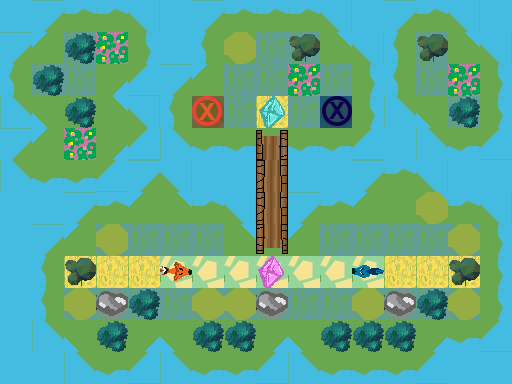

This game map was drawn from its Tiled (.tmx) file and the tilesets committed beside it. A one-line description and the full map source follow:
An orthogonal 16x12 tile map with 32x32 px tiles, 3 tile layers (Ground, Obstacles, Objects), 1 hidden layer not drawn.

<map version="1.0" orientation="orthogonal" renderorder="right-down" width="16" height="12" tilewidth="32" tileheight="32" nextobjectid="1">
 <tileset firstgid="1" name="TilesetPlaceholder" tilewidth="32" tileheight="32" tilecount="240" columns="10">
  <image source="../../../../Tileset.png" width="320" height="768" />
 </tileset>
 <layer name="Ground" width="16" height="12">
  <data encoding="csv">
5,3221225493,1610612747,1610612747,1610612757,5,3221225493,1610612747,1610612747,1610612747,1610612757,5,3221225493,1610612747,1610612757,5,
3221225493,3221225503,7,3,11,5,3221225483,1,7,7,1610612767,1610612757,3221225483,7,1610612767,1610612757,
3221225483,7,7,31,21,3221225493,3221225503,7,7,3,7,11,3221225483,7,3,11,
2684354581,2684354591,1,1610612767,1610612757,3221225483,7,7,2,7,7,11,2684354581,2684354591,7,11,
3221225493,3221225503,3,31,21,2684354581,2684354571,2684354571,3221225486,2684354571,2684354571,21,5,2684354581,2684354571,21,
2684354581,2684354571,2684354571,21,3221225493,1610612757,5,5,4,5,5,3221225493,1610612747,1610612757,5,5,
5,5,3221225493,1610612747,3221225503,1610612767,1610612747,1610612757,4,3221225493,1610612747,3221225503,1,1610612767,1610612747,1610612757,
5,3221225493,3221225503,7,7,7,7,1610612767,14,3221225503,7,7,7,7,7,11,
5,3221225483,2,2,2,8,8,8,8,8,8,8,2,2,2,11,
5,3221225483,7,7,7,7,7,7,7,7,7,7,7,7,7,11,
5,2684354581,2684354591,1,31,2684354591,1,1,31,2684354591,1,1,1,31,2684354571,21,
5,5,2684354581,2684354571,21,2684354581,2684354571,2684354571,21,2684354581,2684354571,2684354571,2684354571,21,5,5
</data>
 </layer>
 <layer name="Obstacles" width="16" height="12">
  <data encoding="csv">
0,0,0,0,0,0,0,0,0,0,0,0,0,0,0,0,
0,0,42,0,0,0,0,44,0,54,0,0,0,54,0,0,
0,42,0,0,0,0,0,0,0,0,0,0,0,0,0,0,
0,0,42,0,0,0,0,0,0,0,0,0,0,0,42,0,
0,0,0,0,0,0,0,0,0,0,0,0,0,0,0,0,
0,0,0,0,0,0,0,0,0,0,0,0,0,0,0,0,
0,0,0,0,0,0,0,0,0,0,0,0,0,44,0,0,
0,0,0,44,0,0,0,0,0,0,0,0,0,0,44,0,
0,0,54,0,0,0,0,0,0,0,0,0,0,0,54,0,
0,0,44,43,42,0,44,44,43,0,0,44,43,42,44,0,
0,0,0,42,0,0,42,42,0,0,42,42,42,0,0,0,
0,0,0,0,0,0,0,0,0,0,0,0,0,0,0,0
</data>
 </layer>
 <layer name="Objects" width="16" height="12">
  <data encoding="csv">
0,0,0,0,0,0,0,0,0,0,0,0,0,0,0,0,
0,0,0,0,0,0,0,0,0,0,0,0,0,0,0,0,
0,0,0,0,0,0,0,0,0,0,0,0,0,0,0,0,
0,0,0,0,0,0,181,0,184,0,182,0,0,0,0,0,
0,0,0,0,0,0,0,0,0,0,0,0,0,0,0,0,
0,0,0,0,0,0,0,0,0,0,0,0,0,0,0,0,
0,0,0,0,0,0,0,0,0,0,0,0,0,0,0,0,
0,0,0,0,0,0,0,0,0,0,0,0,0,0,0,0,
0,0,0,0,0,2684354751,0,0,183,0,0,1610612928,0,0,0,0,
0,0,0,0,0,0,0,0,0,0,0,0,0,0,0,0,
0,0,0,0,0,0,0,0,0,0,0,0,0,0,0,0,
0,0,0,0,0,0,0,0,0,0,0,0,0,0,0,0
</data>
 </layer>
 <layer name="Solution" width="16" height="12" visible="0">
  <data encoding="csv">
0,0,0,0,0,0,0,0,0,0,0,0,0,0,0,0,
0,0,0,0,0,0,0,0,0,0,0,0,0,0,0,0,
0,0,0,0,0,0,0,0,0,0,0,0,0,0,0,0,
0,0,0,0,0,0,0,0,0,0,0,0,0,0,0,0,
0,0,0,0,0,0,0,0,0,0,0,0,0,0,0,0,
0,0,0,0,0,0,0,0,0,0,0,0,0,0,0,0,
0,0,0,0,0,0,0,0,0,0,0,0,0,0,0,0,
0,0,0,0,0,0,0,0,0,0,0,0,0,0,0,0,
0,0,0,0,0,0,0,0,0,0,0,0,0,0,0,0,
0,0,0,0,0,0,0,0,0,0,0,0,0,0,0,0,
0,0,0,0,0,0,0,0,0,0,0,0,0,0,0,0,
0,0,0,0,0,0,0,0,0,0,0,0,0,0,0,0
</data>
 </layer>
</map>
